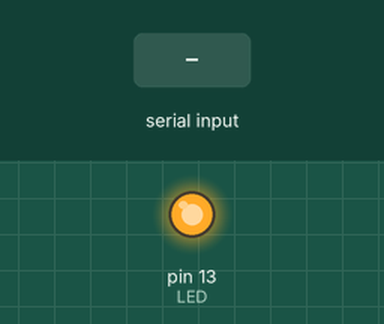
A sketch run on a simulated Arduino Uno, built with avr-gcc and run on an emulated ATmega328P. Parts: output pins drawn as LEDs (lit = HIGH). Inputs (shaded band) come from the test bench. What the sketch prints to the serial monitor is not drawn.

Above: at 1.2 s.
1.3 s: "1" received over Serial
Timing chart, 0 to 4.3 s (numbered marks = the images above; inputs shaded):
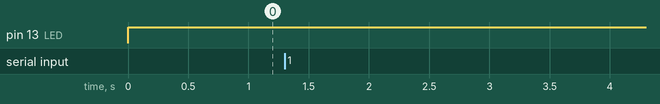

The sketch:

sketch_apr11a_twe_lite_2_0.ino
```cpp
#include <SoftwareSerial.h>
#define LED 13

SoftwareSerial TWE(5, 6); // RX, TX

void setup() {
    TWE.begin(38400);
    Serial.begin(38400);
    pinMode(LED, OUTPUT);
}

void loop() {
    char recv = 0;
    String a="";
    int b=0;
    while (Serial.available())
    {
        digitalWrite(LED, HIGH);
        recv = TWE.read();
        a+=recv;
        b=a.length();
        Serial.println(a+" , "+b);
    }
    digitalWrite(LED,HIGH);
}

void moniter(String a){
    int b=0;
    b=a.length();
    if(b==49){
        String AID=String(a.substring(1,3));
        String COM=String(a.substring(3,5));
        String LQI=String(a.substring(9,11));
        String NAM=String(a.substring(11,19));
        String BID=String(a.substring(19,21));
        String TIM=String(a.substring(21,25));
        String VAL=String(a.substring(25,29));
        String DIG1=String(a.substring(33,35));
        String DIG2=String(a.substring(35,37));
        String A1=String(a.substring(37,39));
        String A2=String(a.substring(39,41));
        String A3=String(a.substring(41,43));
        String A4=String(a.substring(43,45));
        Serial.println("\t送信元の論理デバイスID:"+AID);
        Serial.println("\tコマンド:"+COM);
        Serial.println("\tLQI値:"+LQI);
        Serial.println("\t送信元の個体識別番号:"+NAM);
        Serial.println("\t宛先の論理デバイスID:"+BID);
        Serial.println("\tタイムスタンプ:"+TIM);
        Serial.println("\t電源電圧[mV]:"+VAL);
        Serial.println("\tDI の状態ビット:"+DIG1);
        Serial.println("\tDI の変更状態ビット:"+DIG2);
        Serial.println("\tAD1の変換値:"+A1);
        Serial.println("\tAD2の変換値:"+A2);
        Serial.println("\tAD3の変換値:"+A3);
        Serial.println("\tAD4の変換値:"+A4);
    }else{
        Serial.println(a+"It's a String that can't be expressed.");
    }
}
```

Measured:
- after the input at 1.3 s, every drawn part: stays the same
